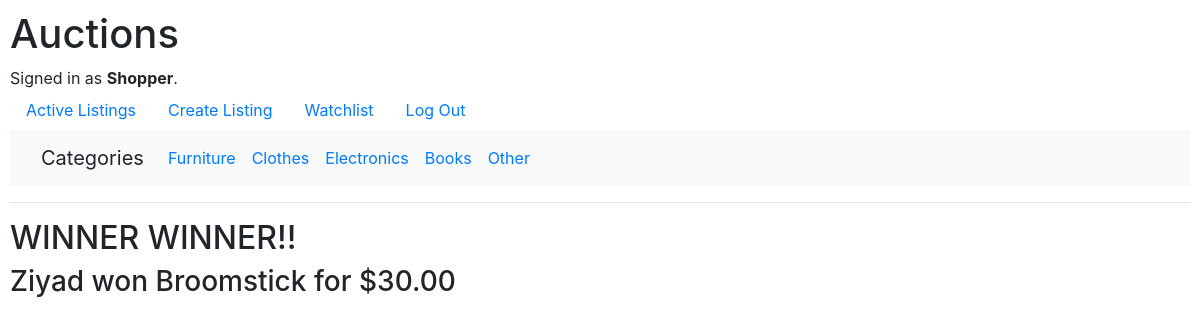
/winner/2 (signed in), run on the app's committed database.
### auctions/models.py (models this page shows, shortened)
class User(AbstractUser):
    pass

class Bid(models.Model):
    user = models.ForeignKey(User, on_delete=models.CASCADE)
    auction = models.ForeignKey(Auction, on_delete=models.CASCADE)
    bid_price = models.DecimalField(max_digits=6, decimal_places=2)

class Auction(models.Model):
    id = models.AutoField(primary_key=True)
    user = models.ForeignKey(User, on_delete=models.CASCADE, null=True)
    title = models.CharField(max_length=255)
    description = models.TextField(blank=True, null=True)
    start_time = models.DateTimeField(auto_now_add=True)
    starting_bid = models.DecimalField(max_digits=8, decimal_places=2)
    image = models.ImageField(upload_to='images/', default='images/default.png' , blank=True, null=True)
    category = models.CharField(max_length=255, default=None, blank=True, null=True)
    active = models.BooleanField(default=True)

### auctions/views.py (the view)
# urls.py: path("winner/<int:listing_id>", views.winner, name="winner"),
@login_required(login_url='/login')
def winner(request, listing_id):
    item = Auction.objects.get(id=listing_id)
    bids = Bid.objects.filter(auction=listing_id)
    item.active = False
    item.save()
    if len(bids) > 0:
        winner = bids.order_by('-bid_price').first()
        return render(request, "auctions/winner.html", {
            "item": item,
            "winner": winner
        })
    else:
        return render(request, "auctions/winner.html", {
            "item": item,
            "winner": None
        })

### auctions/templates/auctions/winner.html
{% extends "auctions/layout.html" %}
{% load static %}
{% block body %}
    {% if winner is None %}
        <h1>Listing: {{item.title}}</h1>
        <p>No winner</p>
    {% else %}
    <h2> WINNER WINNER!!</h2>
    <h3> {{winner.user.username}} won {{item.title}} for ${{item.starting_bid}} </h3>
    {% endif %}
{% endblock %}

### auctions/templates/auctions/layout.html (shortened to what this page needs)
{% load static %}
<!DOCTYPE html>
<html lang="en">
    <head>
        <link rel="stylesheet" href="https://stackpath.bootstrapcdn.com/bootstrap/4.4.1/css/bootstrap.min.css">
        <link href="{% static 'auctions/styles.css' %}"  rel="stylesheet">
    </head>
    <body>
        <h1>Auctions</h1>
        <div>
            {% if user.is_authenticated %}
                Signed in as <strong>{{ user.username }}</strong>.
            {% else %}
                Not signed in.
            {% endif %}
        </div>
        <ul class="nav">
            <li class="nav-item">
                <a class="nav-link" href="{% url 'index' %}">Active Listings</a>
            </li>
            <li class="nav-item">
                <a class="nav-link" href="{% url 'createlisting' %}">Create Listing</a>
            </li>
            {% if user.is_authenticated %}
                <li class="nav-item">
                    <a class="nav-link" href="{% url 'watchlist' %}">Watchlist</a>
                </li>
                <li class="nav-item">
                    <a class="nav-link" href="{% url 'logout' %}">Log Out</a>
                </li>
            {% endif %}
        </ul>
        <nav class="navbar navbar-expand-lg bg-light">
            <div class="container-fluid">
                <a class="navbar-brand">Categories</a>
                <div class="collapse navbar-collapse" id="navbarNav">
                <ul class="navbar-nav">
                    <li class="nav-item">
                        <a class="nav-link" href="{% url 'category' 1 %}">Furniture</a>
                    </li>
                    <li class="nav-item">
                        <a class="nav-link" href="{% url 'category' 2 %}">Clothes</a>
                    </li>
                    <li class="nav-item">
                        <a class="nav-link" href="{% url 'category' 3 %}">Electronics</a>
                    </li>
                    <li class="nav-item">
                        <a class="nav-link" href="{% url 'category' 4 %}">Books</a>
                    </li>
                    <li class="nav-item">
                        <a class="nav-link" href="{% url 'category' 5 %}">Other</a>
                    </li>
                </ul>
                </div>
            </div>
            </nav>
        <hr>
        {% block body %}
        {% endblock %}
    </body>
</html>

### auctions/static/auctions/styles.css (style rules this page uses)
body { padding: 10px; }

### data on the page
User: username "Shopper"
Bid: user.username "Ziyad"
Auction: title "Broomstick", starting_bid "30.00"
